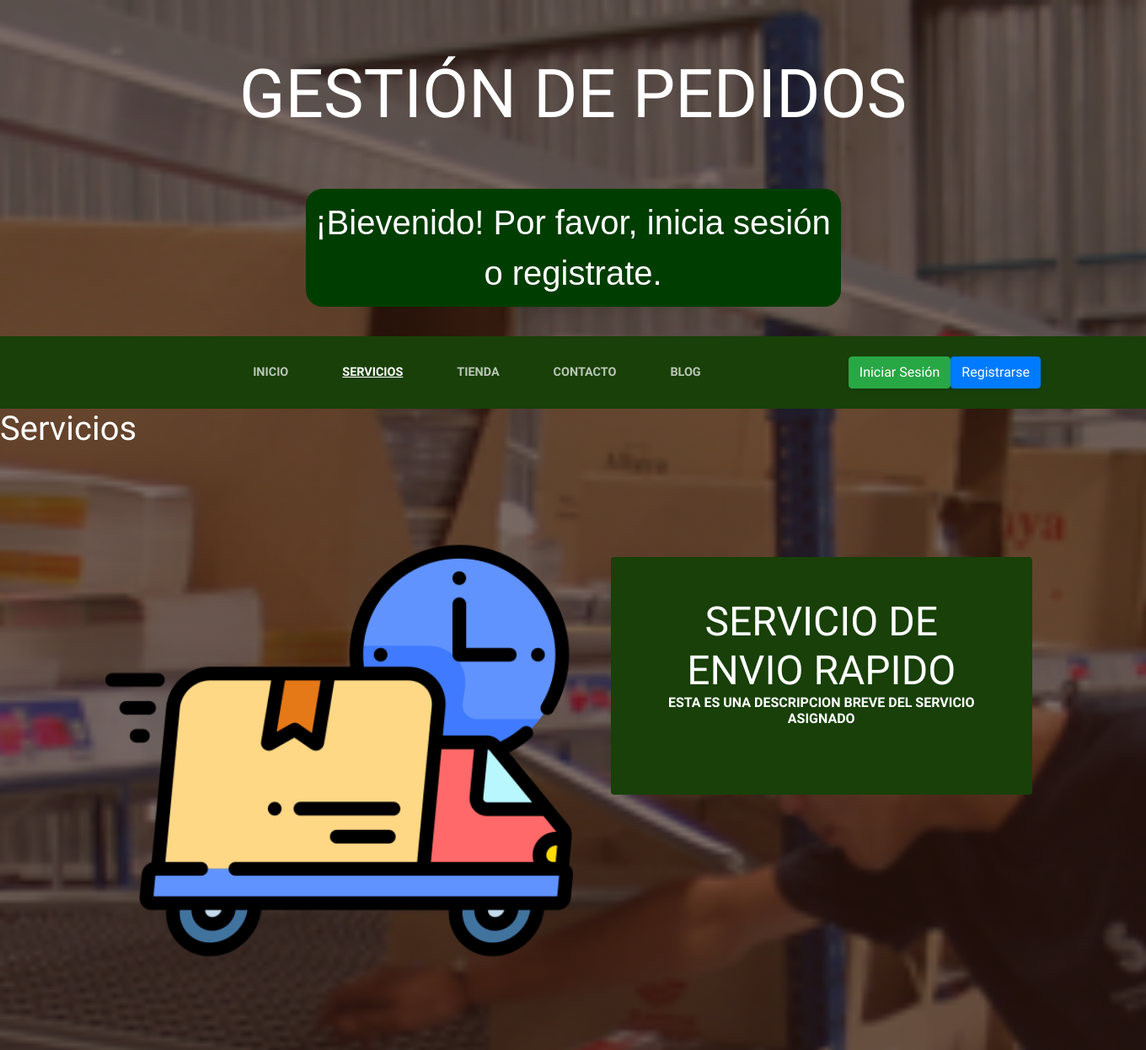
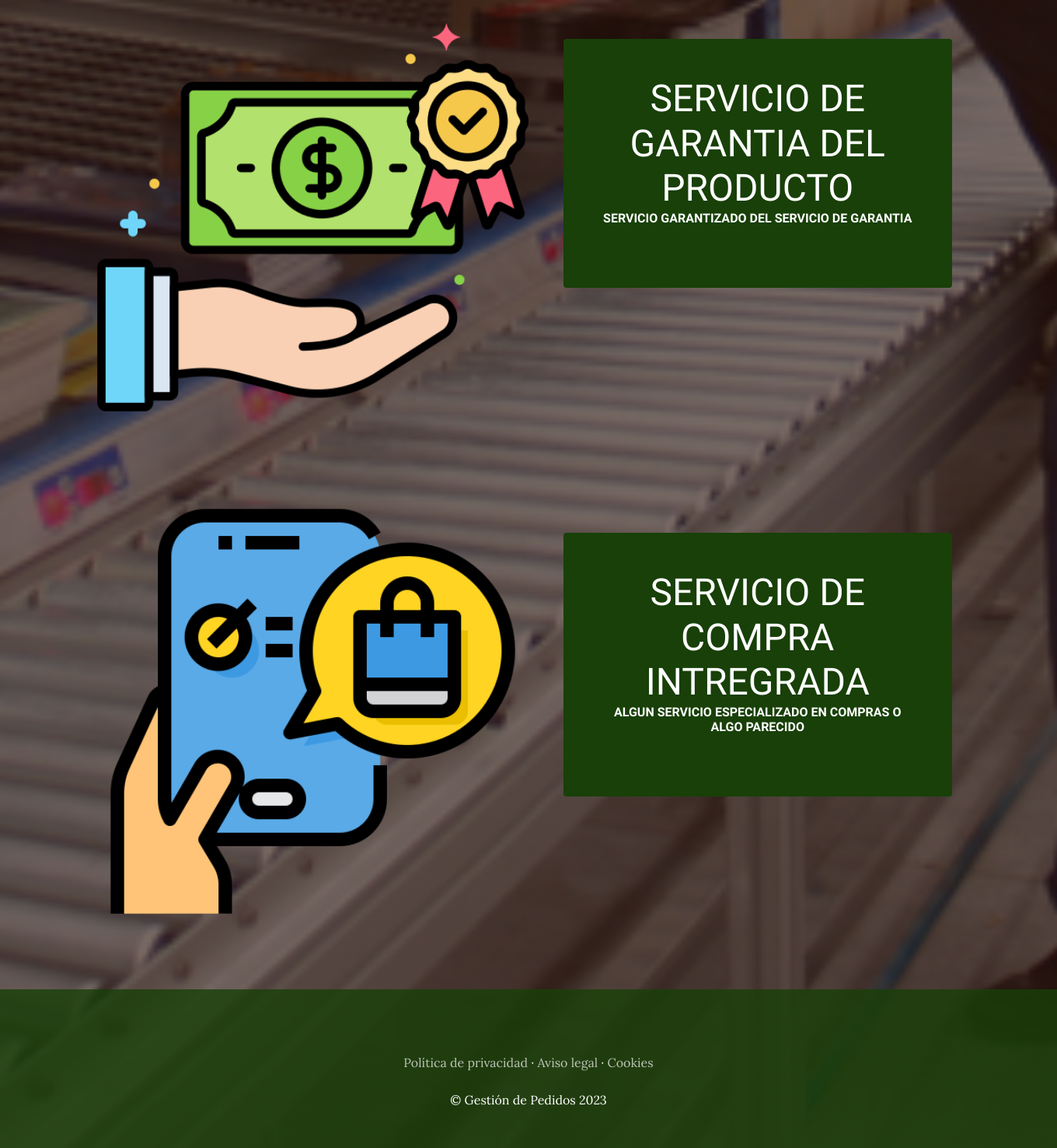
The app's page /servicios/ with its own data (2 pictures, top to bottom).
### Servicios/models.py (models this page shows, shortened)
class Servicio(models.Model):
    titulo = models.CharField(max_length = 50)
    descripcion = models.CharField(max_length=60)
    imagen = models.ImageField(upload_to='servicios')
    created = models.DateTimeField(auto_now_add=True)
    updated = models.DateTimeField(auto_now_add=True)
    class Meta:
        verbose_name = 'servicio'
        verbose_name_plural = 'servicios'

### Servicios/views.py (the view)
# urls.py: path('', views.servicios, name='Servicios'),
def servicios(request):
    servicios = Servicio.objects.all()
    return render(request,'servicios/servicios.html',{'servicios': servicios})

### CarroCompras/context_processor.py (called while the page is built)
def total_carrito(request):
    total = 0
    if request.user.is_authenticated and "carro" in request.session:
        for key, value in request.session["carro"].items():
            total += float(value["precio"])
    return {'total_carrito': total}

def cantidad_productos_carrito(request):
    cantidad = 0
    if request.user.is_authenticated and "carro" in request.session:
        cantidad = sum(value["cantidad"] for value in request.session["carro"].values())
    return {'cantidad_productos_carrito': cantidad}

### Servicios/templates/servicios/servicios.html (shortened to what this page needs)
{% extends 'Ecommerce/base.html' %}
{% load static %}
{% block content %}
    <h1>Servicios</h1>
    {% for servicio in servicios %}
        <section class="page-section clearfix">
            <div class="container">
                <div class="intro">
                    <img class="intro-img img-fluid mb-3 mb-lg-0 rounded" src="{{ servicio.imagen.url }}" alt="" style="width: 50%;">
                    <div class="intro-text left-0 text-center bg-faded p-5 rounded">
                        <h2 class="section-heading mb-4" >
                        <span class="section-heading-lower">{{ servicio.titulo }}</span>
                        <span class="section-heading-upper">{{ servicio.descripcion }}</span>
                        </h2>
                    </div>
                </div>
            </div>
        </section>
    {% endfor %}
{% endblock %}

### Ecommerce/static/Ecommerce/css/gestion.css (style rules this page uses)
body { font-family: 'Lora'; background: linear-gradient(rgba(47, 23, 15, 0.65), rgba(47, 23, 15, 0.65)), url("../img/bg_main.jpg"); background-attachment: fixed; background-position: center; background-size: cover; }
h1, h2, h3, h4, h5, h6 { font-family: 'Raleway'; color:white }
.page-section { margin-top: 5rem; margin-bottom: 5rem; }
.section-heading { text-transform: uppercase; }
.section-heading .section-heading-upper { display: block; font-size: 1rem; font-weight: 800; padding-bottom:.5rem; }
.section-heading .section-heading-lower { display: block; font-size: 3rem; font-weight: 100; }
.bg-faded { background-color: rgba(255, 255, 255, 0.85); }
.intro { position: relative; }
@media (min-width: 992px) { .intro .intro-img { width: 75%; float: left; } }
@media (min-width: 992px) { .intro .intro-text { left: 600; width: 60%; margin-top: 3rem; background-color: rgba(24, 64, 8); color: cornsilk; position: absolute; } }
@media (min-width: 1200px) { .intro .intro-text { width: 45%; } }

### records on screen
Servicio: imagen (picture), titulo "SERVICIO DE ENVIO RAPIDO", descripcion "ESTA ES UNA DESCRIPCION BREVE DEL SERVICIO ASIGNADO"
Servicio: imagen (picture), titulo "SERVICIO DE GARANTIA DEL PRODUCTO", descripcion "SERVICIO GARANTIZADO DEL SERVICIO DE GARANTIA"
Servicio: imagen (picture), titulo "SERVICIO DE COMPRA INTREGRADA", descripcion "ALGUN SERVICIO ESPECIALIZADO EN COMPRAS O ALGO PARECIDO"
